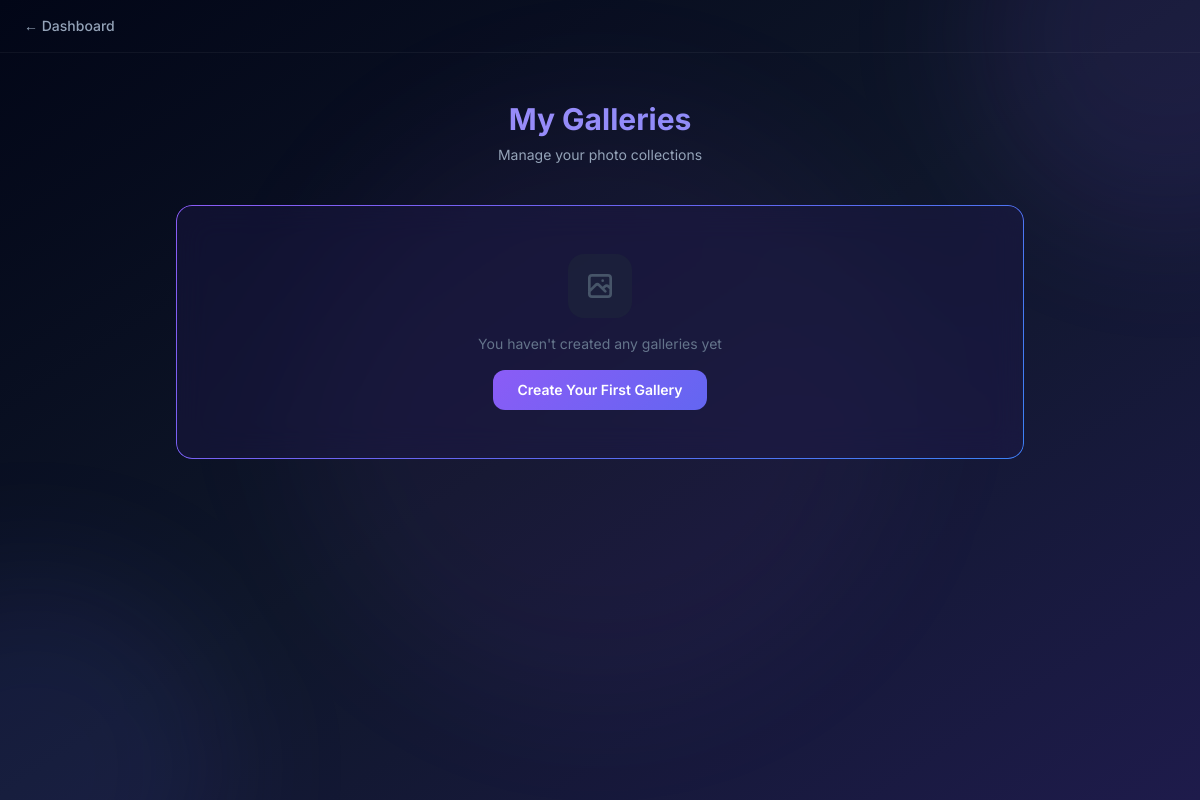
Before: /gallery/my/ (signed in) with the older database file.
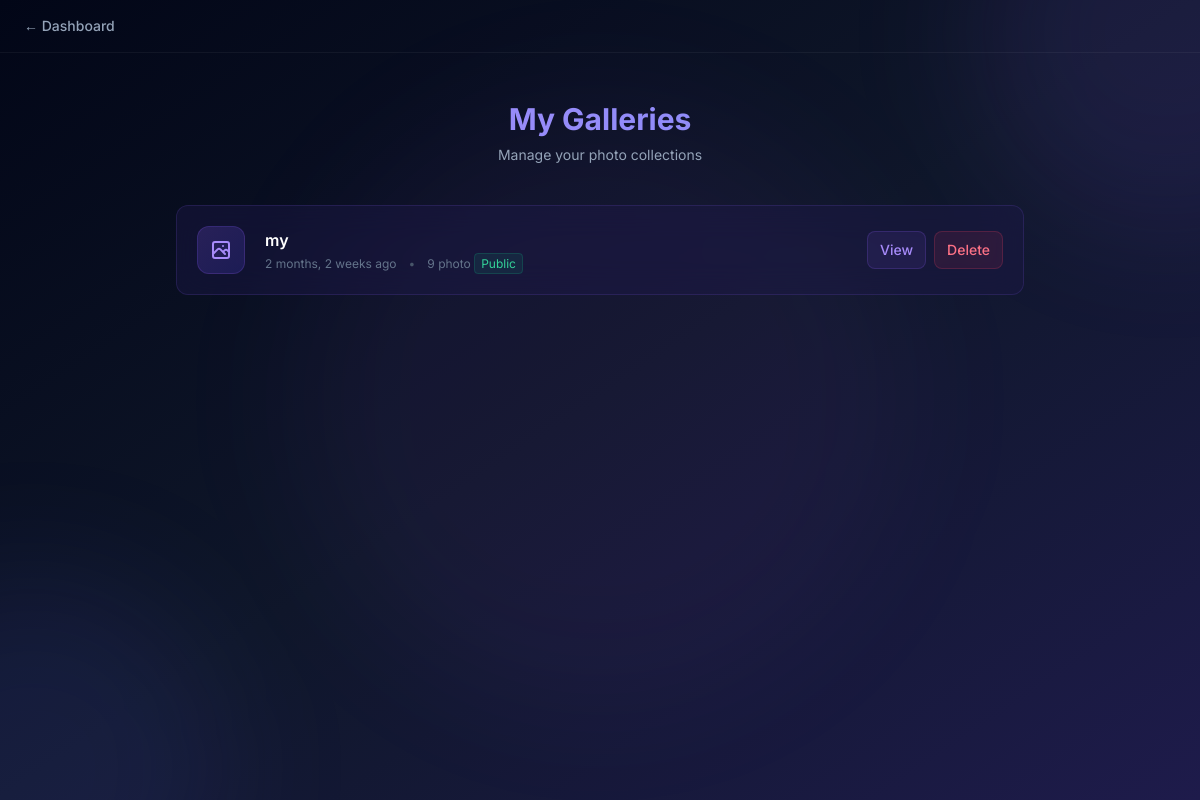
After: the same page with the newer database file.
### gallery/models.py (models this page shows, shortened)
class Gallery(models.Model):
    owner = models.ForeignKey(settings.AUTH_USER_MODEL, on_delete=models.CASCADE)
    title = models.CharField(max_length=200,blank=False,null=False)
    slug = models.SlugField(unique=True)
    is_public = models.BooleanField(default=True)
    password = models.CharField(
       max_length=8,
        blank=True,
        validators=[
                MinLengthValidator(4)
            ]
        )
    allow_download = models.BooleanField(default=True)
    allow_comment = models.BooleanField(default=True)
    allow_like = models.BooleanField(default=True)
    created_at = models.DateTimeField(auto_now_add=True)

### gallery/views.py (the view)
# urls.py: path('my/', views.my_galleries, name="my_galleries"),
@login_required
def my_galleries(request):
    galleries = Gallery.objects.filter(owner=request.user).order_by('-created_at')
    return render(request, "my_galleries.html", {"galleries": galleries})

### templates/my_galleries.html (shortened to what this page needs)
{% extends "base.html" %}
{% block nav_links %}
<a href="/dashboard/" class="text-slate-400 hover:text-violet-400 transition-colors text-sm font-medium">← Dashboard</a>
{% endblock %}
{% block content %}
<div class="max-w-4xl mx-auto px-6 py-12">
    <div class="text-center mb-10 animate-fade-in-up">
        <h2 class="text-3xl font-bold bg-gradient-to-r from-violet-400 to-indigo-400 bg-clip-text text-transparent">My
            Galleries</h2>
        <p class="text-slate-400 mt-2 text-sm">Manage your photo collections</p>
    </div>
    <div class="space-y-4">
        {% for gallery in galleries %}
        <div class="glass rounded-xl p-5 flex items-center gap-5 card-hover animate-fade-in-up"
            style="animation-delay: {{ forloop.counter0 }}00ms">
            <div
                class="shrink-0 w-12 h-12 rounded-xl bg-gradient-to-br from-violet-500/20 to-indigo-600/20 flex items-center justify-center border border-violet-500/20">
            </div>
            <div class="flex-1 min-w-0">
                <a href="/gallery/{{ gallery.slug }}/"
                    class="text-white font-semibold hover:text-violet-400 transition-colors">{{ gallery.title }}</a>
                <div class="flex items-center gap-3 mt-1">
                    <span class="text-xs text-slate-500">{{ gallery.created_at|timesince }} ago</span>
                    <span class="text-xs text-slate-600">•</span>
                    <span class="text-xs text-slate-500">{{ gallery.image_set.count }} photo
                    {% if gallery.is_public %}
                    <span
                        class="px-1.5 py-0.5 rounded bg-emerald-500/10 text-emerald-400 text-xs border border-emerald-500/20">Public</span>
                    {% else %}
                    <span
                        class="px-1.5 py-0.5 rounded bg-amber-500/10 text-amber-400 text-xs border border-amber-500/20">Private</span>
                    {% endif %}
                </div>
            </div>
            <div class="flex items-center gap-2 shrink-0">
                <a href="/gallery/{{ gallery.slug }}/"
                    class="px-3 py-2 rounded-lg bg-violet-500/10 hover:bg-violet-500/20 border border-violet-500/20 text-violet-400 text-sm font-medium transition-all duration-300">
                    View
                </a>
                <form method="POST" action="/gallery/delete/{{ gallery.id }}/"
                    onsubmit="return confirm('Are you sure you want to delete this gallery? This cannot be undone.')">
                    <button type="submit"
                        class="px-3 py-2 rounded-lg bg-rose-500/10 hover:bg-rose-500/20 border border-rose-500/20 text-rose-400 text-sm font-medium transition-all duration-300">
                        Delete
                    </button>
                </form>
            </div>
        </div>
        {% empty %}
        <div class="glass rounded-2xl p-12 text-center gradient-border animate-fade-in-up">
            <div class="w-16 h-16 rounded-2xl bg-slate-800/50 flex items-center justify-center mx-auto mb-4">
            </div>
            <p class="text-slate-500 text-sm">You haven't created any galleries yet</p>
            <a href="/gallery/upload/" class="inline-block mt-4">
                <button class="btn-gradient px-6 py-2.5 rounded-xl text-white font-semibold text-sm">Create Your First
                    Gallery</button>
            </a>
        </div>
        {% endfor %}
    </div>
</div>
{% endblock %}

### templates/base.html (shortened to what this page needs)
<!DOCTYPE html>
<html lang="en">
<head>
    <script src="https://cdn.tailwindcss.com"></script>
</head>
<body class="min-h-screen bg-gradient-to-br from-slate-950 via-slate-900 to-indigo-950 text-white">
    <div class="fixed inset-0 overflow-hidden pointer-events-none">
        <div class="absolute -top-40 -right-40 w-96 h-96 bg-violet-500/10 rounded-full blur-3xl"></div>
        <div class="absolute -bottom-40 -left-40 w-96 h-96 bg-indigo-500/10 rounded-full blur-3xl"></div>
        <div
            class="absolute top-1/2 left-1/2 -translate-x-1/2 -translate-y-1/2 w-[600px] h-[600px] bg-purple-500/5 rounded-full blur-3xl">
        </div>
    </div>
    <nav class="relative z-10 border-b border-white/5">
        <div class="max-w-7xl mx-auto px-6 py-4 flex items-center justify-between">
            <div class="flex items-center gap-4">
                {% block nav_links %}{% endblock %}
            </div>
        </div>
    </nav>
    <main class="relative z-10">
        {% block content %}{% endblock %}
    </main>
</body>
</html>

### templates/base.html (style rules this page uses)
body { font-family: 'Inter', system-ui, sans-serif; }
.glass { background: rgba(30, 27, 75, 0.4); backdrop-filter: blur(16px); -webkit-backdrop-filter: blur(16px); border: 1px solid rgba(139, 92, 246, 0.15); }
.card-hover { transition: all 0.4s cubic-bezier(0.4, 0, 0.2, 1); }
.animate-fade-in-up { animation: fadeInUp 0.6s ease-out forwards; }

Changed rows visible on the page:
added Gallery: title "my", created_at "2 months, 2 weeks", image_set.count "9", is_public "Public"
Other visible differences:
text no longer shown: "You haven't created any galleries yet Create Your First Gallery"
